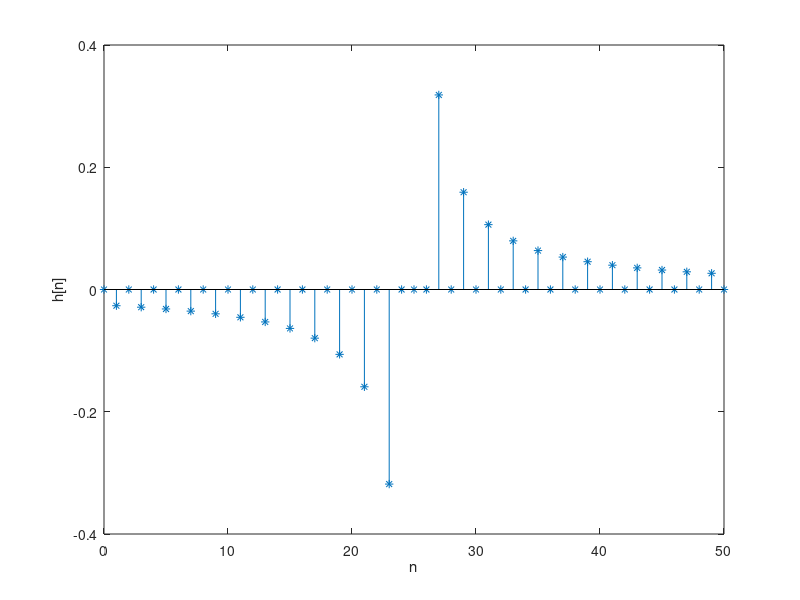
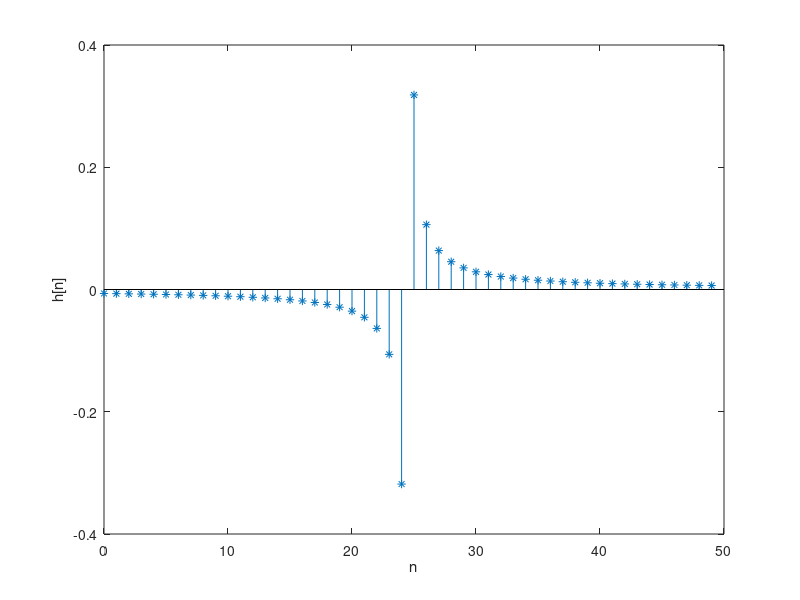

Write MATLAB code to recreate these figures, in order.
% Compute Hibert FIR Filter coeffi..

colorgrey = [211 ,211 ,211]/255;
N= 51;
n =0:N-1;
h = 2./(pi*(n-(N-1)/2)).*(rem(n,2)~=0);
h(26) = 0;
stem(n,h,'*'),xlabel('n'),ylabel('h[n]')
N = 50;
n = 0:N-1;
h = (1./(2*pi*(n-(N-1)/2))).*(1-cos(pi*(n-(N-1)/2)));
figure, stem(n,h,'*'),xlabel('n'),ylabel('h[n]');
